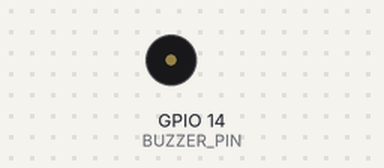
A sketch run on a simulated ESP32. Shown: buzzer (waves = sounding).

Above: at 1.1 s.
At 3.5 s:
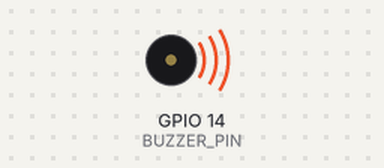
Timing chart, 0 to 3.8 s (numbered marks = the images above):
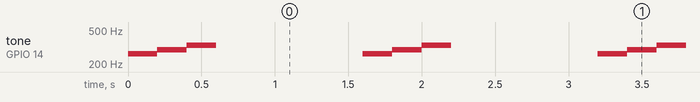

Measured:
- by itself, tone on GPIO 14 (BUZZER_PIN): repeats every 1.6 s: 294 Hz 0.20 s, 330 Hz 0.20 s, silent 1.0 s, 262 Hz 0.20 s

The sketch:

Buzzer.ino
```cpp
#include "Buzzer.h"
#define BUZZER_PIN 14

Buzzer buzzer(BUZZER_PIN);

void setup() {
ledcAttachPin(BUZZER_PIN,1);
}


void loop() {
buzzer.onBuzzer();

}
```

Buzzer.cpp
```cpp
#include <Arduino.h>
#include"Buzzer.h"

Buzzer::Buzzer(int num) {
  buzzer_pin = num;
}

void Buzzer::onBuzzer() {
  ledcWriteTone(1,262) ;   // ド
  delay(200) ;                           // 0.2秒待機
  ledcWriteTone(1,294) ;  // レ
  delay(200) ;                           // 0.2秒待機
  ledcWriteTone(1,330) ;   // ミ
  delay(200) ;                           // 0.2秒待機
  ledcWriteTone(1,0) ;   // ミ
  delay(1000) ;                           // 0.2秒待機

}

/*void Buzzer::offBuzzer() {
  delay(BUZZER_TIME) ;                   // 5秒待機
  //noTone(buzzer_pin);                      //ブザー停止
}*/
```

Buzzer.h
```cpp
#ifndef Buzzer_h
#define Buzzer_h

class Buzzer
{
  private:
    int buzzer_pin;
    int BUZZER_TIME = 200;

  public:
    Buzzer(int buzzer_pin);
    void onBuzzer();
    void offBuzzer();
};
#endif//#prama once
```
